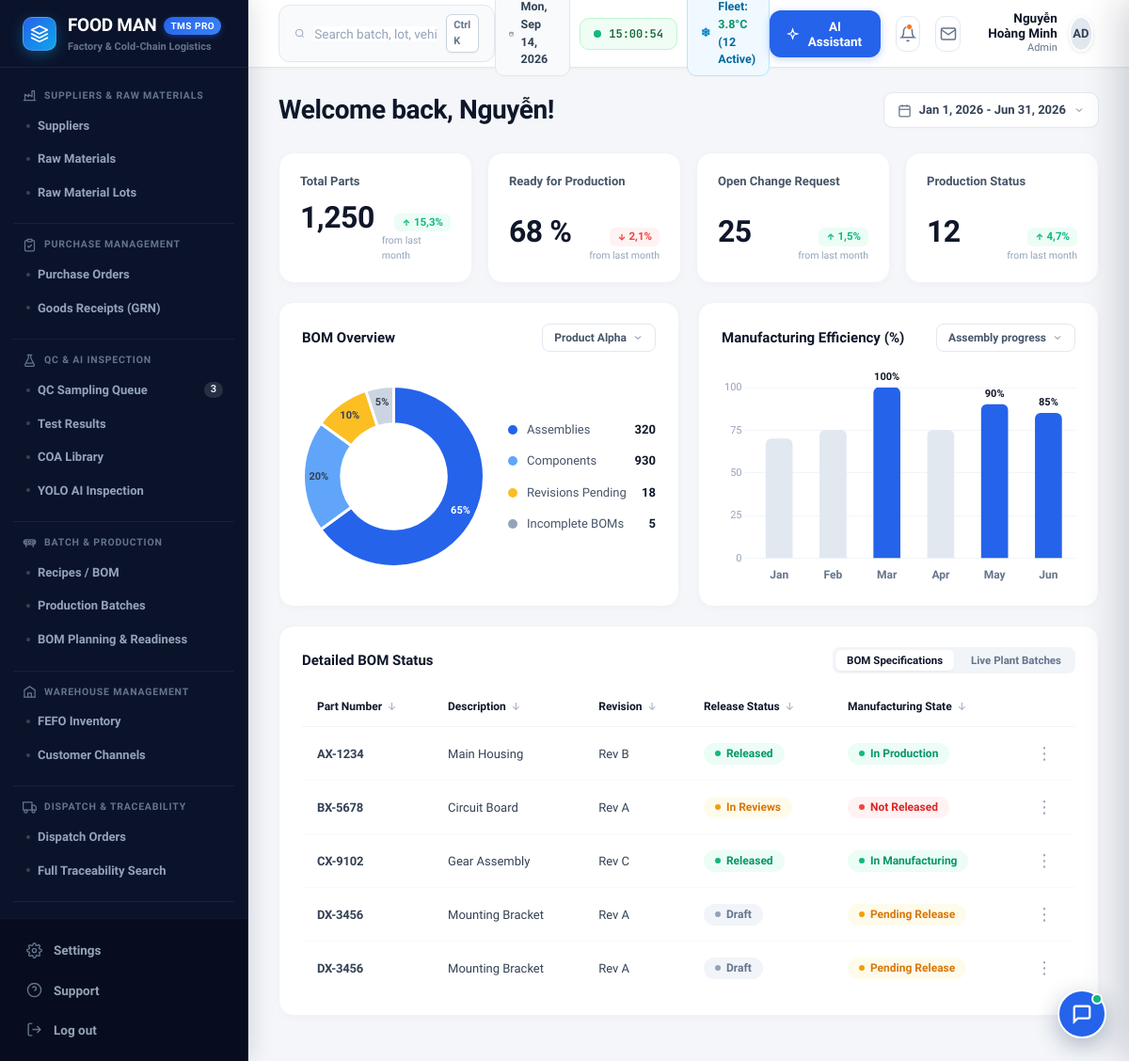
/dashboard (signed in), run on an earlier commit of the app's database.
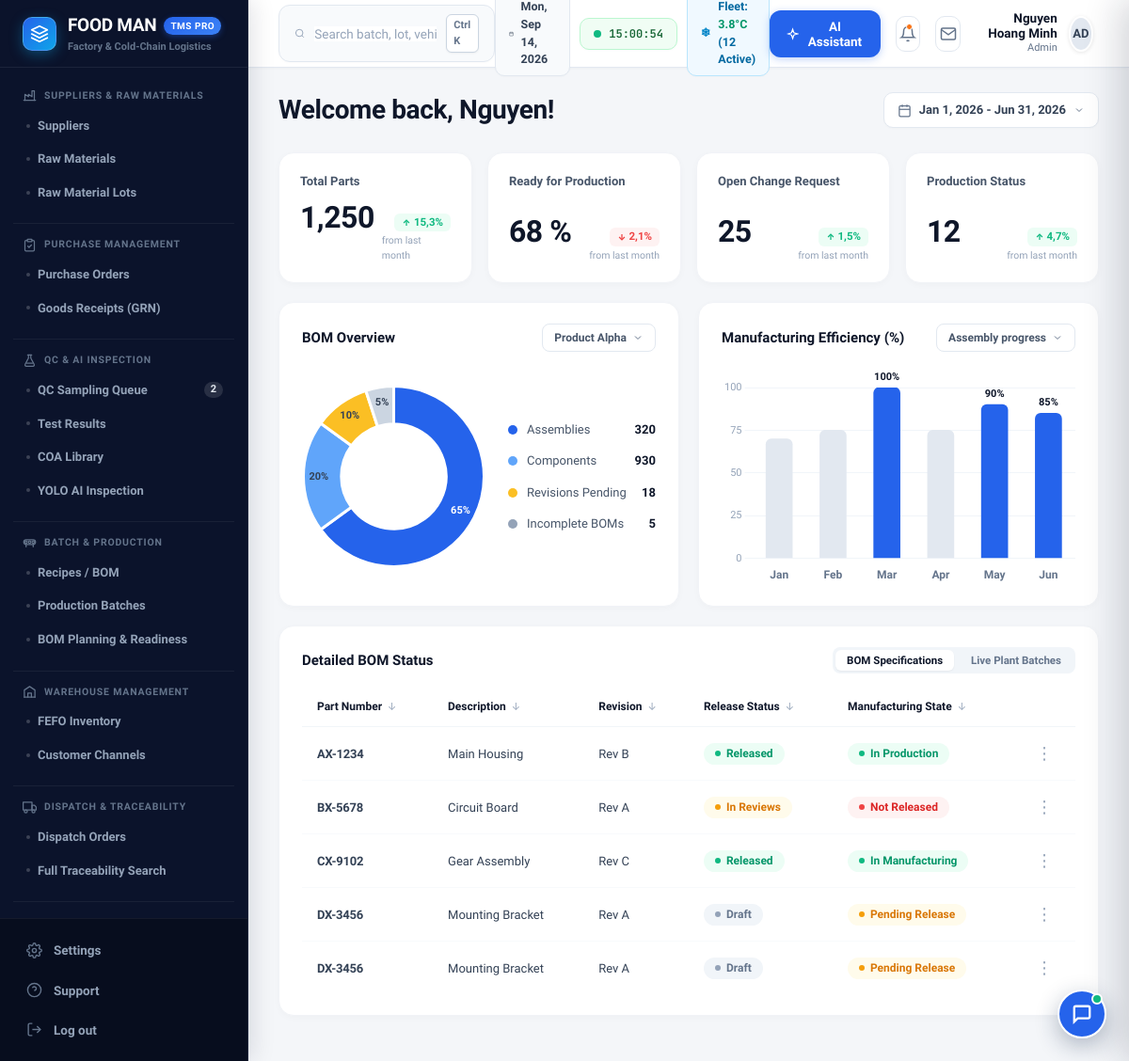
And on a later commit of the database.
### models/user.py (models this page shows, shortened)
class User(Base):
    __tablename__ = 'users'
    id = Column(Integer, primary_key=True, autoincrement=True)
    email = Column(String(120), unique=True, nullable=False, index=True)
    password_hash = Column(String(255), nullable=False)
    full_name = Column(String(100), nullable=False)
    role = Column(String(50), nullable=False, default=RoleEnum.PRODUCTION.value)
    avatar_initials = Column(String(10), default="FM")
    department = Column(String(100), default="Operations")
    is_active = Column(Boolean, default=True, nullable=False)
    created_at = Column(DateTime, default=datetime.datetime.utcnow)
    def is_admin(self) -> bool:
        return self.role == RoleEnum.ADMIN.value

### routes/dashboard.py (the view)
@dashboard_bp.route('/dashboard')
@login_required
@role_required(RoleEnum.ADMIN)
def index():
    user = get_current_user()
    user_role = RoleEnum(user.role) if user.role in [r.value for r in RoleEnum] else RoleEnum.ADMIN
    permitted_modules = ROLE_MODULE_PERMISSIONS.get(user_role, ["procurement", "qc", "production", "warehouse", "traceability", "reports", "dashboard", "alerts", "admin"])
    return render_template(
        'dashboard.html',
        user=user,
        current_module='dashboard',
        permitted_modules=permitted_modules
    )

### models/__init__.py (called while the page is built)
def get_db():
    return db_session

### routes/auth.py (called while the page is built, shortened)
def get_current_user():
    user_id = session.get('user_id')
    if not user_id:
        return None
    db = get_db()
    return db.query(User).filter_by(id=user_id, is_active=True).first()

def login_required(f):
    @wraps(f)
    def decorated_function(*args, **kwargs):
        if not session.get('user_id'):
            if request.is_json or request.path.startswith('/api/'):
                return jsonify({"error": "Unauthorized", "message": "Please sign in"}), 401
            return redirect(url_for('auth.login', next=request.url))
        return f(*args, **kwargs)
    return decorated_function

def role_required(*allowed_roles):
    def decorator(f):
        @wraps(f)
        def decorated_function(*args, **kwargs):
            user = get_current_user()
            if not user:
                if request.is_json or request.path.startswith('/api/'):
                    return jsonify({"error": "Unauthorized", "message": "Please sign in"}), 401
                return redirect(url_for('auth.login', next=request.url))
            if user.is_admin():
                return f(*args, **kwargs)
        return decorated_function
    return decorator

### templates/dashboard.html (shortened to what the changed rows need)
{% extends "base.html" %}
{% block content %}
<div class="axion-dashboard-wrap">
  <div class="axion-header-row">
    <h1 class="axion-welcome-title">
      Welcome back, {{ user.full_name.split(' ')[0] if user and user.full_name else 'Aron' }}!
    </h1>
    <div class="axion-date-pill" id="axionDateRangeBtn" title="Select Date Range">
      <svg viewBox="0 0 24 24" fill="none" stroke="currentColor" stroke-width="2">
        <rect x="3" y="4" width="18" height="18" rx="2" ry="2"></rect>
        <line x1="16" y1="2" x2="16" y2="6"></line>
        <line x1="8" y1="2" x2="8" y2="6"></line>
        <line x1="3" y1="10" x2="21" y2="10"></line>
      </svg>
      <span>Jan 1, 2026 - Jun 31, 2026</span>
      <svg viewBox="0 0 24 24" fill="none" stroke="currentColor" stroke-width="2" style="width:12px;height:12px;">
        <polyline points="6 9 12 15 18 9"></polyline>
      </svg>
    </div>
  </div>
  <div class="axion-table-card">
    <div class="axion-table-responsive" id="viewBomTable">
      <table class="axion-table">
        <thead>
          <tr>
            <th>Part Number <span class="sort-icon">↓</span></th>
            <th>Description <span class="sort-icon">↓</span></th>
            <th>Revision <span class="sort-icon">↓</span></th>
            <th>Release Status <span class="sort-icon">↓</span></th>
            <th>Manufacturing State <span class="sort-icon">↓</span></th>
            <th style="text-align:right;width:40px;"></th>
          </tr>
        </thead>
      </table>
    </div>
  </div>
</div>
{% endblock %}

### templates/base.html (shortened to what the changed rows need)
<!DOCTYPE html>
<html lang="en">
<head>
  <link rel="stylesheet" href="{{ url_for('static', filename='css/design-system.css') }}">
</head>
<body>
  <div class="app-shell">
    <aside class="sidebar">
      <nav class="sidebar-menu">
        {% if 'qc' in permitted_modules %}
        <div class="nav-workflow-group">
          <div class="nav-group-items">
            <a href="{{ url_for('qc.index', view='queue') }}"
               class="nav-workflow-link {% if current_module == 'qc' and (active_view == 'queue' or not active_view) %}active{% endif %}"
               title="QC Sampling Queue">
              <span>QC Sampling Queue</span>
              {% if pending_qc_count and pending_qc_count > 0 %}
                <span class="nav-badge-count">{{ pending_qc_count }}</span>
              {% endif %}
            </a>
          </div>
        </div>
        {% endif %}
      </nav>
    </aside>
    <main class="main-shell">
      <header class="topbar">
        <div class="topbar-right-group">
          <div class="topbar-user-profile" title="{{ user.full_name if user and user.full_name else 'Aron Ryder' }}">
            <div class="topbar-user-info">
              <span class="topbar-user-name">{{ user.full_name if user and user.full_name else 'Aron Ryder' }}</span>
              <span class="topbar-user-role">{{ user.role if user and user.role else 'Production Engineer' }}</span>
            </div>
            <div class="topbar-user-avatar">
              {{ user.avatar_initials if user and user.avatar_initials else 'AR' }}
            </div>
          </div>
        </div>
      </header>
      <div class="workspace-scroll">
        {% block content %}{% endblock %}
      </div>
    </main>
  </div>
</body>
</html>

What changed in the data, as far as the page shows it:
changed User "AD": full_name "Nguyễn Hoàng Minh" → "Nguyen Hoang Minh"; full_name "Nguyễn" → "Nguyen"
Also different on the page:
{{ pending_qc_count }}: "3" → "2"
